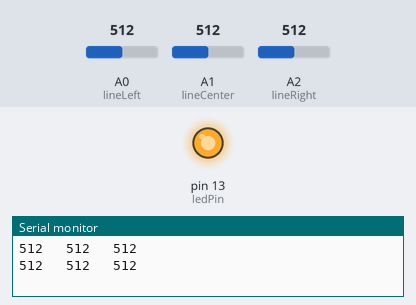
A sketch run on a simulated Arduino Uno, built with avr-gcc and run on an emulated ATmega328P. Parts: output pins drawn as LEDs (lit = HIGH), the last lines printed to the serial monitor. The test bench sets the inputs (shaded band); at power-on: A1 (lineCenter) = 512, A0 (lineLeft) = 512, A2 (lineRight) = 512.

Above: at 1.8 s.
1.9 s: A1 (lineCenter) set to 315
3.4 s: A1 (lineCenter) set to 293
At 5.2 s:
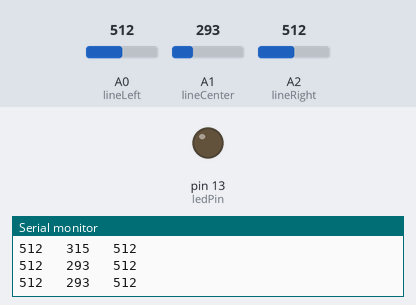
5.5 s: A1 (lineCenter) set to 306
At 6.9 s:
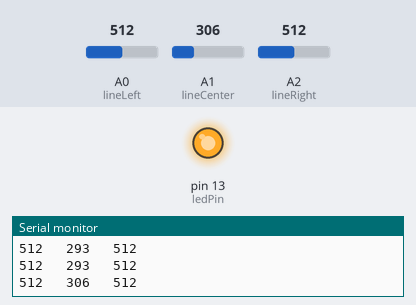
7.5 s: A1 (lineCenter) set to 290
At 8.5 s:
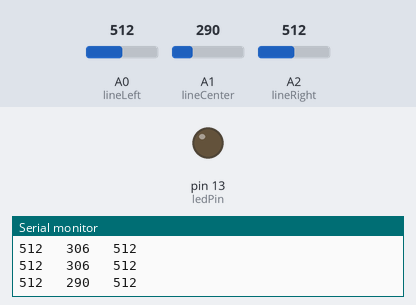
Timing chart, 0 to 10.5 s (numbered marks = the images above; inputs shaded):
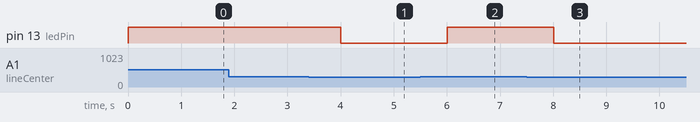

The sketch:

S2_L05_LineSensor_modular.ino
```cpp
/* TokyoHackerSpace Robotics Course
 *  By Emery Premeaux
 *  Season 2, Lesson 5
 *  Line sensor robot - building libraries
 */

#include "line_sensor.h"


Line line(14,15,16);

// using the analog inputs as digital
const int lineLeft = 14;
const int lineCenter = 15;
const int lineRight = 16;

const int ledPin = 13;

// variables to hold states of the sensors
int lineLeftState = 0;
int lineCenterState = 0;
int lineRightState = 0;


void setup() {
  //setup our pins
//  pinMode(lineLeft, INPUT);
//  pinMode(lineCenter, INPUT);
//  pinMode(lineRight, INPUT);
  pinMode(ledPin, OUTPUT);

  // Serial port for feedback
  Serial.begin(9600);

}

void loop() {
  // Read all the inputs
  lineLeftState = analogRead(lineLeft);
  lineCenterState = analogRead(lineCenter);
  lineRightState = analogRead(lineRight);

  // If centerline is on target, LED on
  if (lineCenterState > 300) {
    digitalWrite(ledPin, HIGH);
  } else {
    digitalWrite(ledPin, LOW);
  }

  // Serial print all states
  Serial.print(lineLeftState);
  Serial.print("   ");
  Serial.print(lineCenterState);
  Serial.print("   ");
  Serial.println(lineRightState);

  //Delay a bit
  delay(1000);
}
```

line_sensor.cpp
```cpp
/*
  Morse.cpp - Library for flashing Morse code.
  Created by David A. Mellis, November 2, 2007.
  Released into the public domain.
*/

#include "Arduino.h"
#include "line_sensor.h"

Line::Line(int Lpin, int Cpin, int Rpin)
{
  pinMode(Lpin, INPUT);
  pinMode(Cpin, INPUT);
  pinMode(Rpin, INPUT);
  _lpin = Lpin;
  _cpin = Cpin;
  _rpin = Rpin;
}

int Line::LineLeft()
{
  return analogRead(_lpin);
}

int Line::LineCenter()
{
  return analogRead(_cpin);
}

int Line::LineRight()
{
  return analogRead(_rpin);
}
```

line_sensor.h
```cpp
/*
  line_sensor.h - Library for reading simple 3 element line sensor
  Created by Emery Premeaux, January 22, 2017.
  Released into the public domain.
*/
#ifndef line_sensor_h
#define line_sensor_h

#include "Arduino.h"

class Line
{
  public:
    Line(int Lpin, int Cpin, int Rpin);
    int LineLeft();
    int LineCenter();
    int LineRight();
  private:
    int _lpin;
    int _cpin;
    int _rpin;
};

#endif
```

Measured:
- the behaviour switches between 301 and 300 on A1 (lineCenter) (found by bisection; images 0 and 1)
- after the input at 3.4 s, pin 13 (ledPin): HIGH → LOW after 0.60 s
- after the input at 5.5 s, pin 13 (ledPin): LOW → HIGH after 0.51 s
- after the input at 7.5 s, pin 13 (ledPin): HIGH → LOW after 0.51 s
